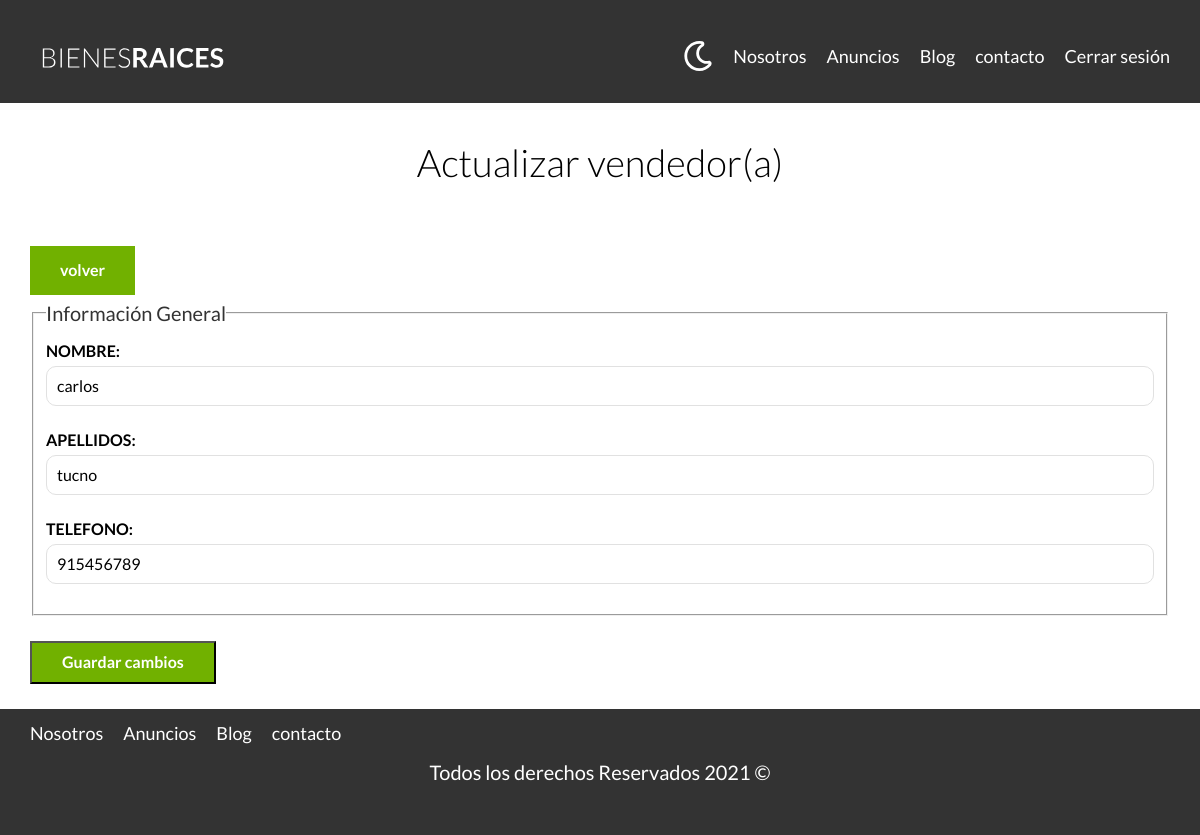
The app's page /vendedores/actualizar?id=1 (signed in) with its own data.
### tables this page shows
CREATE TABLE `vendedores` (
  `id` int(11) NOT NULL AUTO_INCREMENT,
  `nombre` varchar(45) DEFAULT NULL,
  `apellidos` varchar(45) DEFAULT NULL,
  `telefono` varchar(10) DEFAULT NULL,
  PRIMARY KEY (`id`)
);

### controllers/VendedorController.php (called while the page is built, shortened)
<?php
class VendedorController
{
    public static function actualizar(Router $router)
    {
        $id = validarORedireccionar('/admin');
        $vendedor = Vendedor::find($id);
        $errores = Vendedor::getErrores();
        $router->render('vendedores/actualizar', [
            'vendedor' => $vendedor,
            'errores' => $errores,
        ]);
    }
}

### public/index.php (called while the page is built, shortened)
<?php
$router = new Router();
$router->get('/admin', [PropiedadController::class, "index"]);
$router->get('/propiedades/crear', [PropiedadController::class, "crear"]);
$router->post('/propiedades/crear', [PropiedadController::class, "crear"]);
$router->get('/propiedades/actualizar', [PropiedadController::class, "actualizar"]);
$router->post('/propiedades/actualizar', [PropiedadController::class, "actualizar"]);
$router->post('/propiedades/eliminar', [PropiedadController::class, "eliminar"]);
$router->get('/vendedores/crear', [VendedorController::class, "crear"]);
$router->post('/vendedores/crear', [VendedorController::class, "crear"]);
$router->get('/vendedores/actualizar', [VendedorController::class, "actualizar"]);
$router->post('/vendedores/actualizar', [VendedorController::class, "actualizar"]);
$router->post('/vendedores/eliminar', [VendedorController::class, "eliminar"]);
$router->get('/', [PaginaController::class, "index"]);
$router->get('/nosotros', [PaginaController::class, "nosotros"]);
$router->get('/propiedades', [PaginaController::class, "propiedades"]);
$router->get('/propiedad', [PaginaController::class, "propiedad"]);
$router->get('/blog', [PaginaController::class, "blog"]);
$router->get('/entrada', [PaginaController::class, "entrada"]);
$router->get('/contacto', [PaginaController::class, "contacto"]);
$router->post('/contacto', [PaginaController::class, "contacto"]);
$router->get('/login', [AuthController::class, "login"]);
$router->post('/login', [AuthController::class, "login"]);
$router->get('/logout', [AuthController::class, "logout"]);
$router->comprobarRutas();

### include/funciones.php (called while the page is built, shortened)
<?php
function s($html): string
{
    $s = htmlspecialchars($html);
    return $s;
}
function validarORedireccionar(string $url)
{
    $id = $_GET['id'];
    $id = filter_var($id, FILTER_VALIDATE_INT);
    return $id;
}

### models/ActiveRecord.php (called while the page is built, shortened)
<?php
class ActiveRecord
{
    protected static $db;
    protected static $tabla = '';
    public static function setBD($database)
    {
        self::$db = $database;
    }
    public static function find($id)
    {
        $query = "SELECT * FROM " . static::$tabla . " WHERE id=${id}";
        $resultado = self::consultarSQL($query);
        return array_shift($resultado);
    }
    public static function consultarSQL($query)
    {
        $resultado = self::$db->query($query);
        $array = [];
        while ($registro = $resultado->fetch_assoc()) {
            $array[] = static::crearObjeto($registro);
        }
        return  $array;
    }
    protected static function crearObjeto($registro)
    {
        $objeto = new static;
        foreach ($registro as $key => $value) {
            if (property_exists($objeto, $key)) {
                $objeto->$key = $value;
            }
        }
        return $objeto;
    }
}

### views/vendedores/formulario.php (the view)
<fieldset>
    <legend>Información General</legend>
    <label for="nombre">Nombre:</label>
    <input type="text" id="titulo" name="vendedor[nombre]" placeholder="Nombre del vendedor" value='<?php echo s($vendedor->nombre); ?>'>
    <label for="apellidos">Apellidos:</label>
    <input type="text" id="apellidos" name="vendedor[apellidos]" placeholder="Apellidos" value='<?php echo s($vendedor->apellidos); ?>'>
    <label for="telefono">Telefono:</label>
    <input type="number" id="telefono" name="vendedor[telefono]" placeholder="Telefono" value='<?php echo s($vendedor->telefono); ?>'>
</fieldset>

### public/build/css/app.css (style rules this page uses)
html { line-height:1.15;-webkit-text-size-adjust:100% }
body { margin:0 }
button,input,optgroup,select,textarea { font-family:inherit;font-size:100%;line-height:1.15;margin:0 }
button,input { overflow:visible }
fieldset { padding:.35em .75em .625em }
legend { box-sizing:border-box;color:inherit;display:table;max-width:100%;padding:0;white-space:normal }
html { font-size:62.5%;box-sizing:border-box }
*,:after,:before { box-sizing:inherit }
body { font-family:Lato,sans-serif;font-size:1.6rem;line-height:1.8 }
.formulario legend { font-size:2rem;color:#333 }
.formulario label { font-weight:700;text-transform:uppercase;display:block }
.formulario input:not([type=submit]),.formulario select,.formulario textarea { padding:1rem;display:block;width:100%;background-color:#fff;border:1px solid #e1e1e1;border-radius:1rem;margin-bottom:2rem }

### records on screen
vendedores: nombre "carlos", apellidos "tucno", telefono "915456789"
